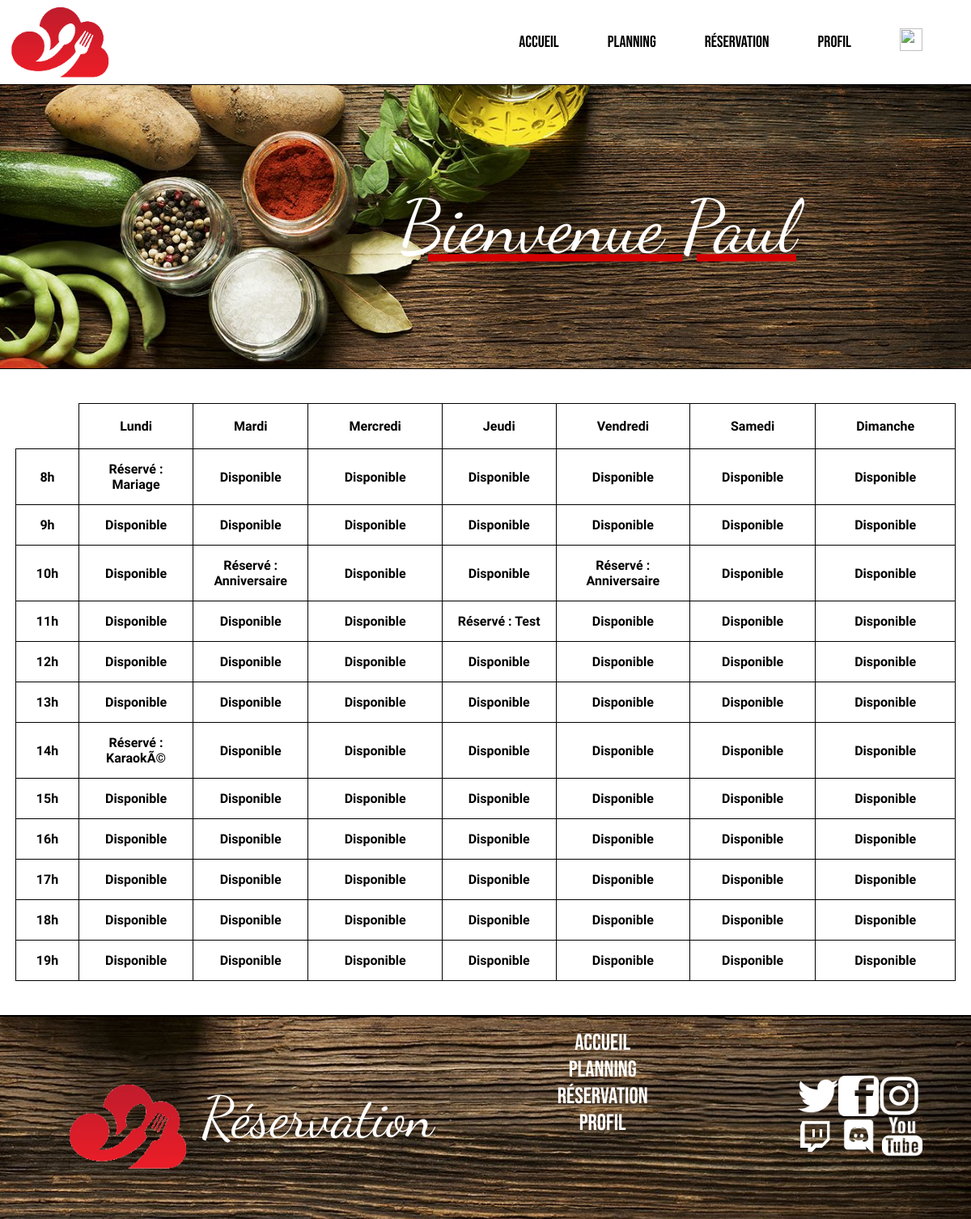
Page /planning.php (signed in) on the committed database.
### tables this page shows
CREATE TABLE IF NOT EXISTS `reservations` (
  `id` int(11) NOT NULL AUTO_INCREMENT,
  `titre` varchar(255) NOT NULL,
  `description` text NOT NULL,
  `debut` datetime NOT NULL,
  `fin` datetime NOT NULL,
  `id_utilisateur` int(11) NOT NULL,
  PRIMARY KEY (`id`)
);

### planning.php (the view, shortened to what this page needs)
<?php
    $connexion = mysqli_connect("localhost", "root","","reservationsalles");
    $requetedate = "SELECT debut,titre,id FROM reservations";
    $querydate = mysqli_query($connexion, $requetedate);
    $resultatdate = mysqli_fetch_all($querydate);
    $tableaudatecount = count($resultatdate);
    $stopnope = false;
?>
<!DOCTYPE html>
<html>
    <head>
        <link rel="stylesheet" href="style.css">
    </head>
    <body>
        <?php include("header.php")?>
        <main>
            <section id="sectiontableplanning">
                <section id="sectiontableflex">
                <table>
                    <?php
                        $jourssemaine = array("Lundi", "Mardi", "Mercredi", "Jeudi", "Vendredi", "Samedi", "Dimanche");
                        $j = 0;
                        $h = 8;
                        $jourscases = 0;
                        echo "<tr>";
                        echo "<th></th>";
                        while($j < 7)
                        {
                            echo "<th id='thplanning'>".$jourssemaine[$j]."</th>";
                            $j++;
                        }
                        echo "</tr>";
                        while($h != 20)
                        {
                            echo "<tr>";
                            if($jourscases == 0)
                            {
                                echo "<td id='tdheure'><b>".$h."h</b></td>";
                                $jourscases++;
                            }
                            $r = 0;
                                            $jourscases = 1;
                                        while($jourscases < 8 && $jourscases != 0)
                                        {
                                            while($r < $tableaudatecount)
                                            {
                                            $stopitnow = true;
                                            $dateheure = date("G", strtotime($resultatdate[$r][0]));
                                            $datejour = date("N", strtotime($resultatdate[$r][0]));
                                            $titreres = $resultatdate[$r][1];
                                            $idres = $resultatdate[$r][2];
                                           if($datejour == $jourscases && $dateheure == $h)
                                            {
                                                echo "<td id='alreadyreserved'><a href='evenement.php?id=".$idres."'>Réservé : ".$titreres."</a></td>";
                                                $stopnope = true;
                                            }
                                            else {
                                                $stopitnow = false;
                                            }
                                            $r++;
                                            }
                                            if ($stopitnow == false  && $stopnope == false)
                                            {
                                                echo "<td id='tddispoplanning'><a href='reservation-form.php'>Disponible</a></td>";
                                            }
                                            $r = 0;
                                            $jourscases++;
                                            $stopitnow = false;
                                            $stopnope = false;
                                        }
                            echo "</tr>";
                            $jourscases = 0;
                            $h++;
                        }
                    ?>
                </table>
        </main>
        <?php include("footer.php")?>
    </body>
</html>

### style.css (style rules this page uses)
body { margin:0; }
table { display: flex; flex-direction: column; margin-top: 5%; margin-bottom: 5%; height: 100%; padding-top: 2%; padding-bottom: 2%; border-collapse: collapse; font-family: 'Barlow Semi Condensed', sans-serif; }
#thplanning { padding: 18px; padding-left: 50px; padding-right: 50px; border:1.5px black solid; }
td { margin-bottom: 5px; margin-top: 5px; text-align: center; border: 1.5px black solid; padding : 15px; }
#tdheure { padding-right: 25px; padding-left: 25px; }
td a { text-decoration: none; font-weight: bold; color: black; }
#sectiontableplanning { display: flex; width:100%; height: 100%; justify-content: center; align-items: center; }
#sectiontableflex { display: flex; flex-direction: column; justify-content: center; align-items: center; width: 50%; height: 100%; }

### rows in the picture
reservations: titre "Mariage"
reservations: titre "Anniversaire"
reservations: titre "Anniversaire"
reservations: titre "Test"
reservations: titre "KaraokÃ©"

### other values in the picture
$_SESSION['login'] "Paul"
$jourssemaine[$j] "Lundi"
$jourssemaine[$j] "Mardi"
$jourssemaine[$j] "Mercredi"
$jourssemaine[$j] "Jeudi"
$jourssemaine[$j] "Vendredi"
$jourssemaine[$j] "Samedi"
$jourssemaine[$j] "Dimanche"
